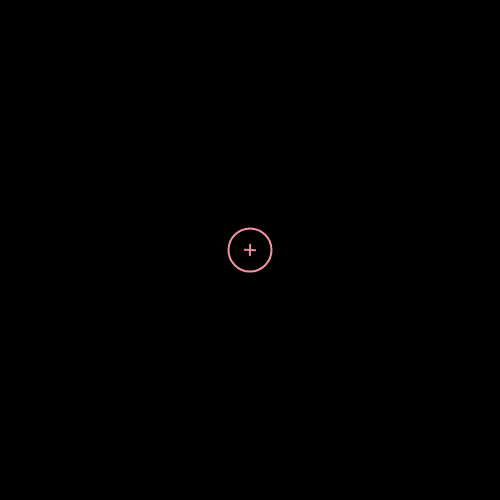
Frame 1 (no input)
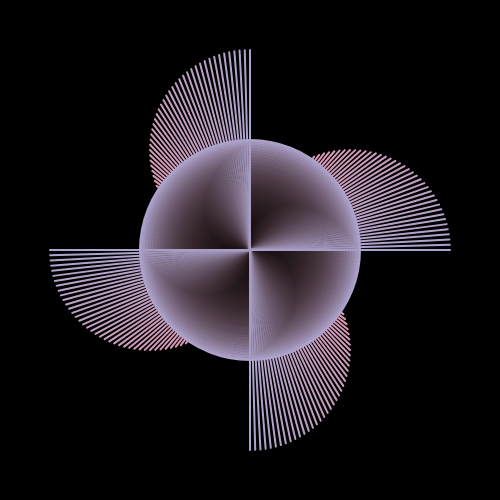
Frame 60 (no input)
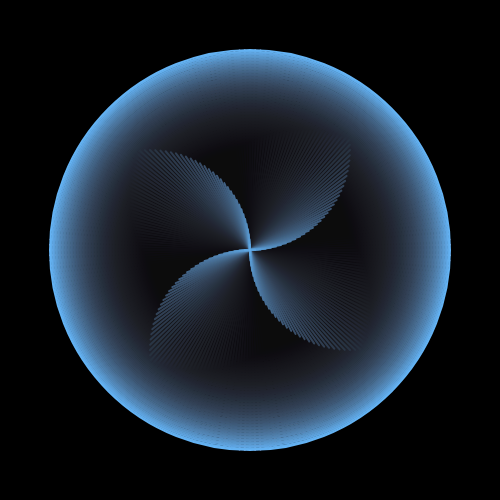
Frame 120 (the mouse pressed at the canvas centre since frame 60)

The p5.js sketch that drew these frames (run headless with seeded random() and noise() and a simulated clock; from frame 60 on, the mouse is pressed at the canvas centre):

// p5.js sketch
// ── sketch.js
function setup() {
  createCanvas(500,500);
  angleMode(DEGREES);
  background(0);
  frameRate(60);
}

function draw() {
  strokeWeight(2);
  stroke(lerpColor(color('#f794a4'),color('#64b3f4'),frameCount/120));
  translate(width/2,height/2);
  line(0,0,(cos(frameCount*3)*100-100),(sin(frameCount*3)*100));
  line(0,0,(-(cos(frameCount*3)*100)+100),(-(sin(frameCount*3)*100)));
  line(0,0,((sin(frameCount*3)*100)),(-(cos(frameCount*3)*100))+100);
  line(0,0,(-(sin(frameCount*3)*100)),((cos(frameCount*3)*100))-100);
  
  fill(0,0,0,10);
  ellipse(0,0,(frameCount*3+40),(frameCount*3+40));
  
    if(frameCount==120){
    noLoop();
  }
}
